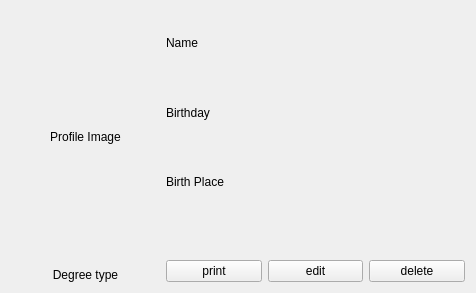
<?xml version="1.0" encoding="UTF-8"?>
<ui version="4.0">
 <class>CardStudentInfo</class>
 <widget class="QWidget" name="CardStudentInfo">
  <property name="geometry">
   <rect>
    <x>0</x>
    <y>0</y>
    <width>476</width>
    <height>293</height>
   </rect>
  </property>
  <property name="windowTitle">
   <string>Form</string>
  </property>
  <layout class="QHBoxLayout" name="horizontalLayout_2" stretch="1,2">
   <item>
    <layout class="QVBoxLayout" name="verticalLayout" stretch="1,0">
     <item>
      <widget class="QLabel" name="profile_image_label">
       <property name="text">
        <string>Profile Image</string>
       </property>
       <property name="alignment">
        <set>Qt::AlignmentFlag::AlignCenter</set>
       </property>
      </widget>
     </item>
     <item>
      <widget class="QLabel" name="degree_type_label">
       <property name="text">
        <string>Degree type</string>
       </property>
       <property name="alignment">
        <set>Qt::AlignmentFlag::AlignCenter</set>
       </property>
      </widget>
     </item>
    </layout>
   </item>
   <item>
    <layout class="QVBoxLayout" name="verticalLayout_2" stretch="1,0,0">
     <item>
      <layout class="QGridLayout" name="gridLayout">
       <item row="0" column="0">
        <widget class="QLabel" name="label_3">
         <property name="text">
          <string>Name</string>
         </property>
        </widget>
       </item>
       <item row="0" column="1">
        <widget class="QLabel" name="name_label">
         <property name="text">
          <string/>
         </property>
        </widget>
       </item>
       <item row="1" column="0">
        <widget class="QLabel" name="label_4">
         <property name="text">
          <string>Birthday</string>
         </property>
        </widget>
       </item>
       <item row="1" column="1">
        <widget class="QLabel" name="birthday_label">
         <property name="text">
          <string/>
         </property>
        </widget>
       </item>
       <item row="2" column="0">
        <widget class="QLabel" name="label_5">
         <property name="text">
          <string>Birth Place</string>
         </property>
        </widget>
       </item>
       <item row="2" column="1">
        <widget class="QLabel" name="birth_place_label">
         <property name="text">
          <string/>
         </property>
        </widget>
       </item>
      </layout>
     </item>
     <item>
      <spacer name="verticalSpacer">
       <property name="orientation">
        <enum>Qt::Orientation::Vertical</enum>
       </property>
       <property name="sizeHint" stdset="0">
        <size>
         <width>20</width>
         <height>40</height>
        </size>
       </property>
      </spacer>
     </item>
     <item>
      <layout class="QHBoxLayout" name="horizontalLayout">
       <item>
        <widget class="QPushButton" name="print_pdf_button">
         <property name="text">
          <string>print</string>
         </property>
        </widget>
       </item>
       <item>
        <widget class="QPushButton" name="edit_button">
         <property name="text">
          <string>edit</string>
         </property>
        </widget>
       </item>
       <item>
        <widget class="QPushButton" name="delete_button">
         <property name="text">
          <string>delete</string>
         </property>
        </widget>
       </item>
      </layout>
     </item>
    </layout>
   </item>
  </layout>
 </widget>
 <resources/>
 <connections/>
</ui>
